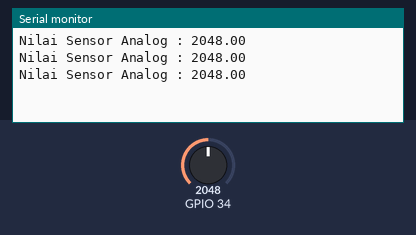
A sketch run on a simulated ESP32. Parts: the last lines printed to the serial monitor. The test bench sets the inputs (shaded band); at power-on: GPIO 34 = 2048.

Above: at 1.3 s.
1.4 s: GPIO 34 set to 2866
At 1.9 s:
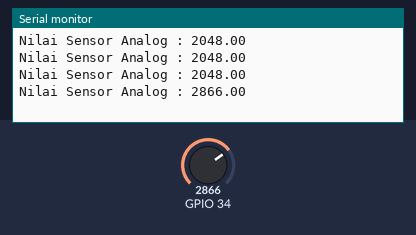
2.9 s: GPIO 34 set to 3603
At 3.3 s:
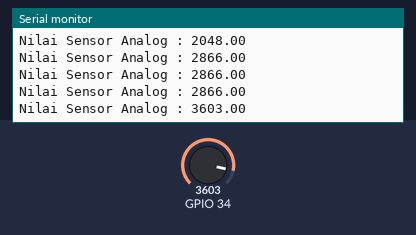
Timing chart, 0 to 5.9 s (numbered marks = the images above; inputs shaded):
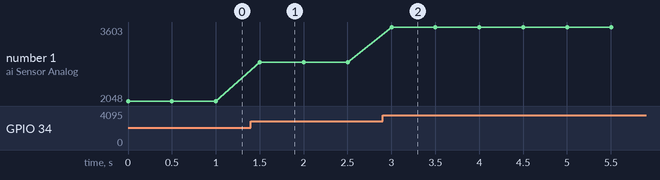

Measured:
- after the input at 1.4 s, the serial monitor: prints a new line after 0.10 s (image 1)
- after the input at 2.9 s, the serial monitor: prints a new line after 0.10 s (image 2)
- plotted number 1: 2048 → 2866 after the input at 1.4 s, 2866 → 3603 after the input at 2.9 s

The sketch:

KodeBacaSensor.ino
```cpp
void setup() {
  // put your setup code here, to run once:
  Serial.begin(115200);
}

void loop() {
  // put your main code here, to run repeatedly:
  float nilai_sensor = analogRead(34);
  Serial.println("Nilai Sensor Analog : " + String(nilai_sensor));
  delay(500);
}
```
